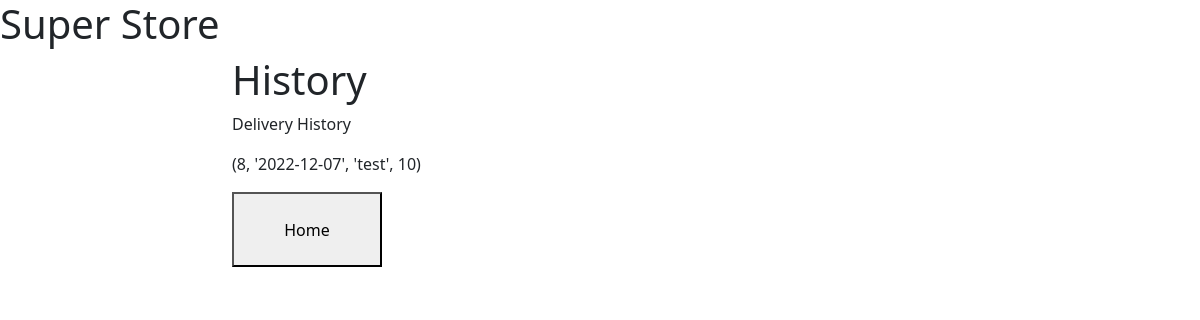
Page /history (signed in) on the earlier database version.
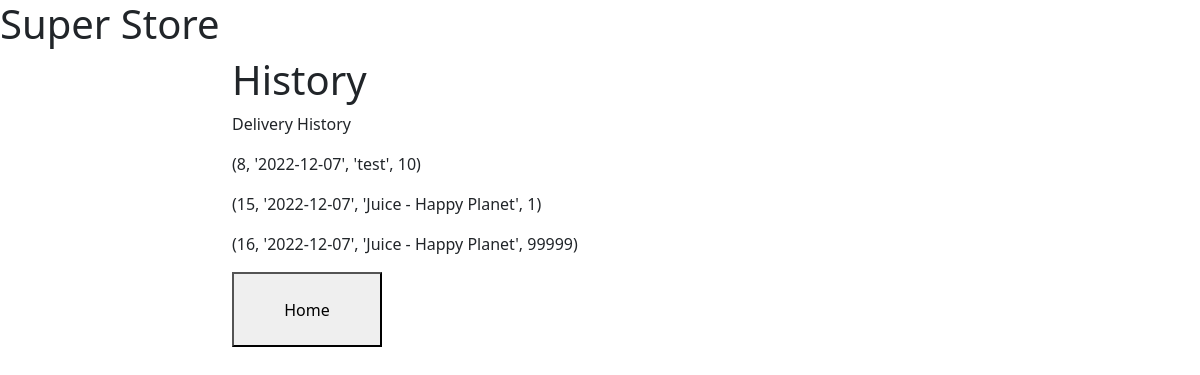
Same page on the later database version.
### tables this page shows
CREATE TABLE History(order_id INTEGER PRIMARY KEY, item_id INTEGER NOT NULL, date_time TEXT NOT NULL, user TEXT NOT NULL, purchased INTEGER, added INTEGER);

### app.py (the view)
@app.route('/history',methods=['GET', 'POST'])
def history():
    username = session['username']
    print(do_query("SELECT * FROM HISTORY WHERE user = 'a'", True))
    is_supplier = session['is_supplier']
    submission_message = ""
    if is_supplier == 0:
        query = (f"SELECT History.order_id, History.date_time, Inventory.item_name, History.purchased FROM (History INNER JOIN Inventory ON Inventory.item_id = History.item_id) WHERE user = '{username}';")
        submission_message = "Purchase History"
    elif is_supplier == 1:
        query = (f"SELECT History.order_id, History.date_time, Inventory.item_name, History.added FROM (History INNER JOIN Inventory ON Inventory.item_id = History.item_id) WHERE user = '{username}';")
        submission_message = "Delivery History"
    hist = do_query(query, True)
    print(hist)
    return render_template('history.html', history_list=hist, submission_message=submission_message)

### app.py (called while the page is built)
def do_query(query, want_output):
    try:
        output = cur.execute(query).fetchall()
        conn.commit()
        if want_output:
            return output
        else:
            return True
    except sqlite3.Error as er:
        print("an error occured while attempting to perform a query")
        if TEST:
            print(er)
        return False

### templates/history.html (shortened to what this page needs)
{% extends 'base.html' %}
{% block content %}
<div class="col-md-10 col-lg-8 mx-lg-auto mx-md-auto">
  <h1>History</h1>
  <p>{{ submission_message }}</p>
  {% for item in history_list %}
    <p> {{ item }} </p>
  {% endfor %}
  <p><a href="{{ url_for('return_to_home') }}" ><button class=grey style="height:75px;width:150px">Home</button></a></p>
</div>
{% endblock %}

### templates/base.html (shortened to what this page needs)
<!DOCTYPE html>
<html lang="en">
  <head>
    <link
      href="https://cdn.jsdelivr.net/npm/bootstrap@5.1.3/dist/css/bootstrap.min.css"
      rel="stylesheet"
    />
    <h1>Super Store</h1>
  </head>
  <body>
    <div class="container">
        <div class="row">
          {% block content %}{% endblock %}
        </div>
    </div>
  </body>
</html>

Differences in the rows shown:
added History: item "(15, '2022-12-07', 'Juice - Happy Planet', 1)"
added History: item "(16, '2022-12-07', 'Juice - Happy Planet', 99999)"
